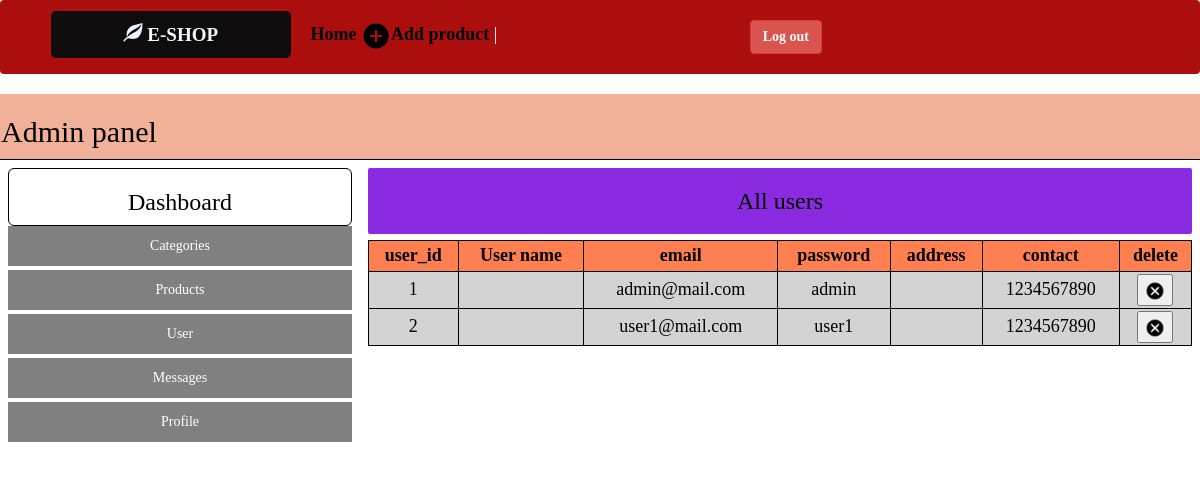
/admin_allusers.php, run on the app's committed database.
### tables this page shows
CREATE TABLE `users` (
  `user_id` int(11) NOT NULL,
  `email` varchar(200) NOT NULL,
  `password` varchar(60) NOT NULL,
  `address` text NOT NULL,
  `contact` varchar(100) NOT NULL,
  `username` varchar(50) NOT NULL,
  `privilege` varchar(100) NOT NULL
);

### admin_allusers.php (the view, shortened to what this page needs)
<!DOCTYPE html>
<html>
<head>
    <link rel="stylesheet" href="https://maxcdn.bootstrapcdn.com/bootstrap/3.4.1/css/bootstrap.min.css">
    <link rel='stylesheet' type='text/css' media='screen' href='./admin_main.css'>
</head>
<body>
    <header class="navbar" style="background-color:rgb(172, 13, 13);text-align:center;">
        <a id="logo" class="col-sm-3" href="home.html" alt="Home"><span class="glyphicon glyphicon-leaf"></span><b> E-SHOP</b></a>
        <nav class="col-sm-4" style="color:rgb(7, 7, 6);padding: 20px;font-size:large;">
            <div class="navbar-header" style="color: mintcream;">
                <a id="nav" href="home.html"><b>Home</b></a>
                <a id="nav" href="add_product.php"><span><img src="./img/icons/icons8-plus-50.png" style="height: 30px; width: 30px; "></img></span><b>Add product</b></a> |
            </div>
        </nav>
        <div class="col-sm-5" style="padding: 19px;font-size: 20px;">
            <div class="col-sm-4">
            <form method='POST' action='logout.php'><button id='nav' type='submit' class='btn btn-danger' name='logout'><b>Log out</b></button></form>
            </div>
        </div>
    </header>
    <div class="adminpanel">
        <h2>Admin panel</h2>
    </div>
    <div class="countainer">
        <div class="column menu">
            <div class="dashb">
                <h3>Dashboard</h3>
            </div>
            <ul>
                <li><a href="./admin_categories.php">Categories</a></li>
                <li><a href="./admin_Products.php">Products</a></li>
                <li><a href="./admin_allusers.php">User</a></li>
                <li><a href="./admin_messages.php">Messages</a></li>
                <li><a href="./admin_profile.html">Profile</a></li>
            </ul>
        </div>
        <div class="column content">
            <div class="dashtitle">
                <h3>All users</h3>
            </div>
            <div class="table">
                <table>
                    <tr style="background-color: coral;">
                        <th>user_id</th>
                        <th>User name</th>
                        <th>email</th>
                        <th>password</th>
                        <th>address</th>
                        <th>contact</th>
                        <th>delete</th>
                    </tr>
                    <?php
                        global $db;
                        try{
                            $sth = $db->prepare("SELECT * FROM users where privilege not like 'admin'");
                            $sth->execute();
                            foreach($sth as $row){
                                $user_id=$row['user_id'];
                                $first_name=$row['username'];
                                $email=$row['email'];
                                $password=$row['password'];
                                $address=$row['address'];
                                $contact=$row['contact'];
                                echo "
                                    <tr>
                                        <td>".$user_id."</td>
                                        <td>".$first_name."</td>
                                        <td>".$email."</td>
                                        <td>".$password."</td>
                                        <td>".$address."</td>
                                        <td>".$contact."</td>
                                        <td><button type='button' onclick=''><a href='deleteusers.php?id=".$user_id."'><img src='./img/icons/icons8-cancel-50.png' style='width: 20px; height: 20px;'></a></button></td>
                                    </tr>
                                ";
                            }
                        }
                        catch(PDOException $e){
                            echo "Erreur : " . $e->getMessage();
                        }
                ?>
                </table>
            </div>
        </div>

### admin_main.css (style rules this page uses)
* { box-sizing: border-box; }
a { text-decoration: none; }
body { color: black; font-family:'Times New Roman',Georgia, Times, serif; }
a { color: black; }
a#logo:link, a#logo:visited { background-color: rgb(14, 12, 12); color: aliceblue; width: 20%; padding: 10px; margin-top: 10px; margin-left: 50px; font-size: 19px; text-decoration: none; border-radius: 5px 5px 5px 5px; }
a#nav { text-decoration: none; }
.adminpanel { background-color: rgb(241, 176, 152); border: none; padding:1px; width: 100%; margin: 0; }
.countainer::after { content: ""; clear: both; display: table; }
.menu { width: 30%; }
.column { float: left; padding: 8px; border-top: 1px solid black; }
.content { width: 70%; }
.menu ul { list-style-type:none; margin: 0; padding: 0; }
.menu li a { color: white; display: block; background-color:grey; margin-bottom: 4px; padding: 10px; text-align: center; }
.dashb { border: 1px solid black; width: 100%; border-radius: 6px; text-align: center; margin: 0; padding: 0; }
.dashtitle { background-color: blueviolet; width: 100%; text-align: center; border-radius: 2px; }
.dashtitle h3 { padding: 20px; margin: 0; }
table { width: 100%; padding: 20px; margin-right: 120px; margin-top: 6px; background-color: lightgray; }
table,td,th { border: 1px solid black; }
td, th { text-align: center; padding: 2px; font-size: 18px; }

### data on the page
users: user_id "1", email "admin@mail.com", password "admin", contact "1234567890"
users: user_id "2", email "user1@mail.com", password "user1", contact "1234567890"
